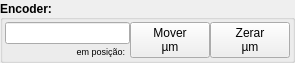
        <widget class="QGroupBox" name="gbEncoder">
         <property name="font">
          <font>
           <weight>75</weight>
           <bold>true</bold>
          </font>
         </property>
         <property name="title">
          <string>Encoder:</string>
         </property>
         <property name="alignment">
          <set>Qt::AlignLeading|Qt::AlignLeft|Qt::AlignVCenter</set>
         </property>
         <layout class="QVBoxLayout" name="verticalLayout_7">
          <property name="spacing">
           <number>0</number>
          </property>
          <property name="sizeConstraint">
           <enum>QLayout::SetMaximumSize</enum>
          </property>
          <property name="leftMargin">
           <number>2</number>
          </property>
          <property name="topMargin">
           <number>2</number>
          </property>
          <property name="rightMargin">
           <number>2</number>
          </property>
          <property name="bottomMargin">
           <number>2</number>
          </property>
          <item>
           <layout class="QHBoxLayout" name="horizontalLayout_7">
            <property name="spacing">
             <number>0</number>
            </property>
            <item>
             <layout class="QVBoxLayout" name="verticalLayout_2">
              <property name="spacing">
               <number>0</number>
              </property>
              <item>
               <widget class="QLineEdit" name="lePosEncoder">
                <property name="font">
                 <font>
                  <weight>75</weight>
                  <bold>true</bold>
                 </font>
                </property>
                <property name="text">
                 <string notr="true"/>
                </property>
                <property name="alignment">
                 <set>Qt::AlignRight|Qt::AlignTrailing|Qt::AlignVCenter</set>
                </property>
               </widget>
              </item>
              <item>
               <layout class="QHBoxLayout" name="horizontalLayout_2">
                <property name="spacing">
                 <number>0</number>
                </property>
                <item>
                 <spacer name="horizontalSpacer_9">
                  <property name="orientation">
                   <enum>Qt::Horizontal</enum>
                  </property>
                  <property name="sizeHint" stdset="0">
                   <size>
                    <width>40</width>
                    <height>10</height>
                   </size>
                  </property>
                 </spacer>
                </item>
                <item>
                 <widget class="QLabel" name="label_8">
                  <property name="font">
                   <font>
                    <pointsize>7</pointsize>
                    <weight>50</weight>
                    <bold>false</bold>
                   </font>
                  </property>
                  <property name="text">
                   <string>em posição:</string>
                  </property>
                  <property name="alignment">
                   <set>Qt::AlignRight|Qt::AlignTrailing|Qt::AlignVCenter</set>
                  </property>
                 </widget>
                </item>
                <item>
                 <widget class="QLabel" name="lbEncoderEmPosicao">
                  <property name="font">
                   <font>
                    <pointsize>7</pointsize>
                   </font>
                  </property>
                  <property name="text">
                   <string/>
                  </property>
                  <property name="pixmap">
                   <pixmap resource="QtSerialTest.qrc">:/icones/1</pixmap>
                  </property>
                  <property name="alignment">
                   <set>Qt::AlignRight|Qt::AlignTrailing|Qt::AlignVCenter</set>
                  </property>
                 </widget>
                </item>
               </layout>
              </item>
             </layout>
            </item>
            <item>
             <widget class="QPushButton" name="pbMoverEncoder">
              <property name="minimumSize">
               <size>
                <width>80</width>
                <height>20</height>
               </size>
              </property>
              <property name="maximumSize">
               <size>
                <width>80</width>
                <height>16777215</height>
               </size>
              </property>
              <property name="font">
               <font>
                <weight>50</weight>
                <bold>false</bold>
               </font>
              </property>
              <property name="text">
               <string>Mover
µm</string>
              </property>
             </widget>
            </item>
            <item>
             <widget class="QPushButton" name="pbZeraEncoder">
              <property name="minimumSize">
               <size>
                <width>80</width>
                <height>20</height>
               </size>
              </property>
              <property name="maximumSize">
               <size>
                <width>80</width>
                <height>16777215</height>
               </size>
              </property>
              <property name="font">
               <font>
                <weight>50</weight>
                <bold>false</bold>
               </font>
              </property>
              <property name="text">
               <string>Zerar
µm</string>
              </property>
             </widget>
            </item>
           </layout>
          </item>
         </layout>
        </widget>
